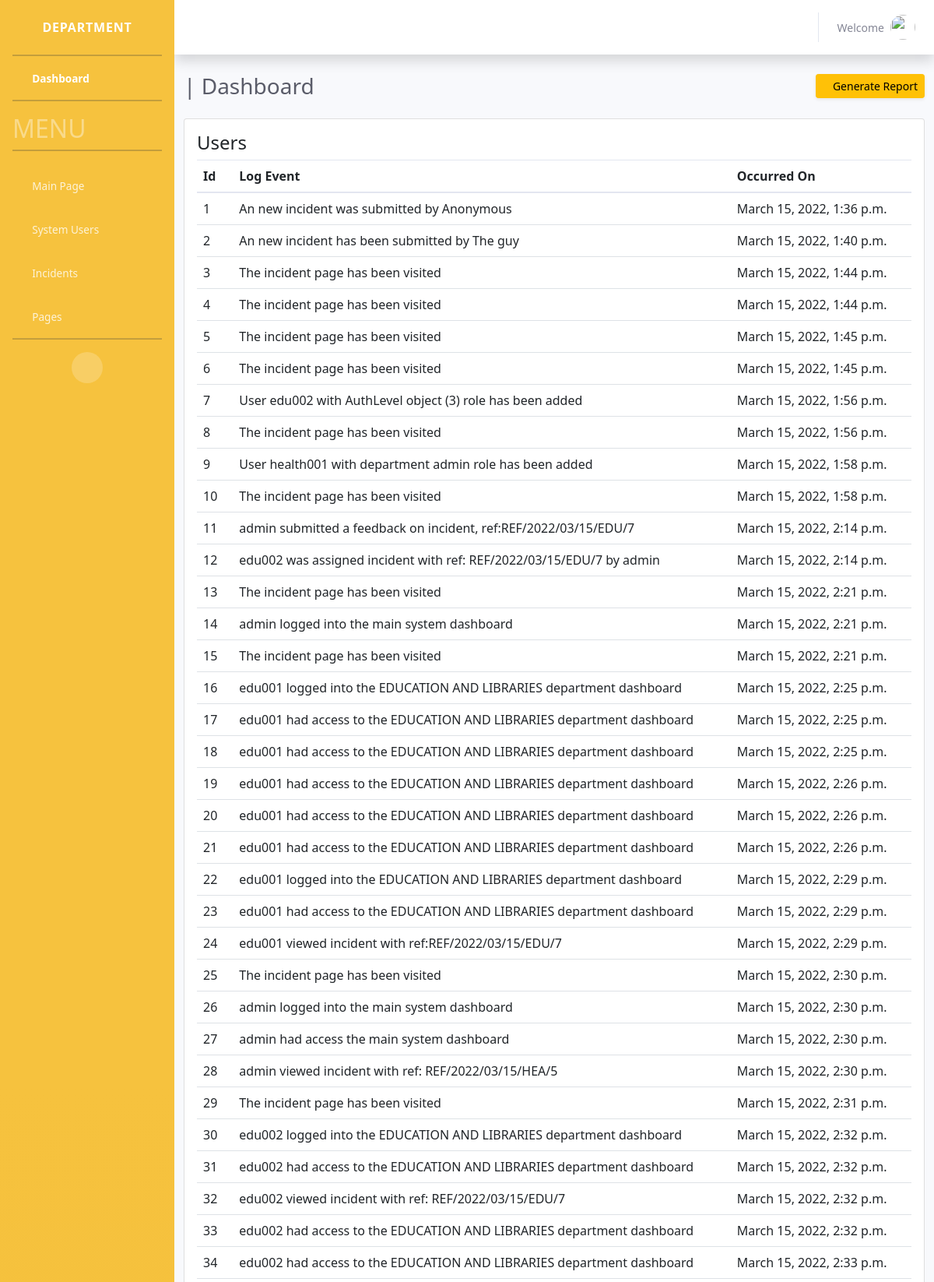
/logs/ (upper part), run on the app's committed database.
### incidents/models.py (models this page shows)
class Logs(models.Model):
	performed_by = models.ForeignKey(Users, on_delete=models.DO_NOTHING, null=True)
	event = models.CharField(max_length=200)
	event_type = models.CharField(max_length=10, default='system log')
	page = models.CharField(max_length=10, blank=True, null=True)
	occurred_on = models.DateTimeField(default=django.utils.timezone.now)

### incidents/views.py (the view)
# urls.py: path('logs/', views.view_logs),
def view_logs(request):
    logs = Logs.objects.all()
    return render(request, 'cpccs/super-admin/logs.html')

### incidents/context_processors.py (called while the page is built)
def data(request):
	incidents = Incidents.objects.all()
	departments = Departments.objects.all()
	users = Users.objects.all()
	feedback = Feedback.objects.all()
	user_group = AuthLevel.objects.all()
	logs = Logs.objects.all()
	data = {
		'incidents': incidents,
		'departments': departments,
		'users': users,
		'feedback': feedback,
		'levels': user_group,
		'logs': logs,
		'current_date': django.utils.timezone.now()
	}
	return data

### incidents/templates/cpccs/super-admin/logs.html (shortened to what this page needs)
{% extends 'cpccs/super-admin/main.html' %}
{% block content %}
{% load static %}
            <div class="row">
              <div class="col-xl-12 col-lg-12 col-md-12 col-xs-12">
                <div class="card">
                  <div class="card-body">
                    <h4 class="card-title">Users</h4>
                    <div class="table-responsive">
                      <table class="table">
                        <thead>
                          <th>Id</th>
                          <th>Log Event</th>
                          <th>Occurred On</th>
                        </thead>
                        <tbody>
                          {% for log in logs %}
                          <tr>
                            <td>{{ log.id }}</td>
                            <td>{{ log.event }}</td>
                            <td>{{ log.occurred_on }}</td>
                          </tr>
                          {% endfor %}
                        </tbody>
                      </table>
                    </div>
                  </div>
                </div>
              </div>
            </div>
            <br />
{% endblock %}

### incidents/templates/cpccs/super-admin/main.html (shortened to what this page needs)
<!DOCTYPE html>
<html lang="en">
  <head>
    {% load static %}
    <link
      rel="stylesheet"
      type="text/css"
      href="{% static 'base_admin/css/all.min.css' %}"
    />
    <link
      rel="stylesheet"
      type="text/css"
      href="{% static 'base_admin/css/admin.min.css' %}"
    />
    <link
      rel="stylesheet"
      type="text/css"
      href="{% static 'base_admin/css/style.css' %}"
    />
    <link
      rel="stylesheet"
      type="text/css"
      href="{% static 'styles/css/bootstrap.min.css' %}"
    />
  </head>
  <body id="page-top">
    <div id="wrapper">
      <ul
        class="navbar-nav bg-gradient-warning sidebar sidebar-dark accordion"
        id="accordionSidebar"
      >
        <a
          class="sidebar-brand d-flex align-items-center justify-content-center"
          href="index.html"
        >
          <div class="sidebar-brand-text mx-3">Department</div>
        </a>
        <hr class="sidebar-divider my-0" />
        <li class="nav-item active">
          <a class="nav-link" href="">
            <i class="fas fa-fw fa-tachometer-alt"></i>
            <span>Dashboard</span></a
          >
        </li>
        <hr class="sidebar-divider" />
        <div class="sidebar-heading"><h2>Menu</h2></div>
        <hr class="sidebar-divider" />
{% block navmenu %}
        <li class="nav-item">
          <a
            class="nav-link collapsed"
            href="/main-dashboard/{{ user.user_name }}/{{ session }}/"
            aria-expanded="true"
          >
            <i class="fas fa-fw fa-folder"></i>
            <span>Main Page</span>
          </a>
        </li>
        <li class="nav-item">
          <a
            class="nav-link collapsed"
            href="#"
            data-toggle="collapse"
            data-target="#collapseUsers"
            aria-expanded="true"
            aria-controls="collapseUsers"
          >
            <i class="fas fa-fw fa-folder"></i>
            <span>System Users</span>
          </a>
        </li>
        <li class="nav-item">
          <a
            class="nav-link collapsed"
            href="#"
            data-toggle="collapse"
            data-target="#collapseIncidents"
            aria-expanded="true"
            aria-controls="collapseIncidents"
          >
            <i class="fas fa-fw fa-folder"></i>
            <span>Incidents</span>
          </a>
        </li>
        <li class="nav-item">
          <a
            class="nav-link collapsed"
            href="#"
            data-toggle="collapse"
            data-target="#collapsePages"
            aria-expanded="true"
            aria-controls="collapsePages"
          >
            <i class="fas fa-fw fa-folder"></i>
            <span>Pages</span>
          </a>
        </li>
        <hr class="sidebar-divider d-none d-md-block" />
        <div class="text-center d-none d-md-inline">
          <button class="rounded-circle border-0" id="sidebarToggle"></button>
        </div>
      </ul>
{% endblock %}
      <div id="content-wrapper" class="d-flex flex-column">
        <div id="content">
          <nav
            class="
              navbar navbar-expand navbar-light
              bg-white
              topbar
              mb-4
              static-top
              shadow
            "
          >
            <ul class="navbar-nav ml-auto">
              <li class="nav-item dropdown no-arrow">
                <a
                  class="nav-link dropdown-toggle"
                  href="#"
                  id="userDropdown"
                  role="button"
                  data-toggle="dropdown"
                  aria-haspopup="true"
                  aria-expanded="false"
                >
                  <span class="mr-2 d-none d-lg-inline text-gray-600 small"
                    >Welcome {{ user.user_name }}</span
                  >
                  <img
                    class="img-profile rounded-circle"
                    src="{% static '/vendor/res/undraw_profile.svg' %}"
                  />
                </a>
              </li>
            </ul>
          </nav>
          <div class="container-fluid">
            <div
              class="d-sm-flex align-items-center justify-content-between mb-4"
            >
            {% if user.level.name == 'super admin' %}
              <h1 class="h3 mb-0 text-gray-800">Main Admin | Dashboard</h1>
            {% elif user.level.name != 'super admin' %}
              <h1 class="h3 mb-0 text-gray-800">{{ user.department.department_name }} | Dashboard</h1>
            {% endif %}
              <a
                href="/report/"
                class="
                  d-none d-sm-inline-block
                  btn btn-sm btn-warning
                  shadow-sm
                "
                ><i class="fas fa-download fa-sm text-white-50"></i> Generate
                Report</a
              >
            </div>
{% block details %}
{% block content %}{% endblock %}
          </div>
        </div>
{% endblock %}
      </div>
    </div>
  </body>
</html>

### data on the page
Logs: id "1", event "An new incident was submitted by Anonymous", occurred_on "March 15, 2022, 1:36 p.m."
Logs: id "2", event "An new incident has been submitted by The guy", occurred_on "March 15, 2022, 1:40 p.m."
Logs: id "3", event "The incident page has been visited", occurred_on "March 15, 2022, 1:44 p.m."
Logs: id "4", event "The incident page has been visited", occurred_on "March 15, 2022, 1:44 p.m."
Logs: id "5", event "The incident page has been visited", occurred_on "March 15, 2022, 1:45 p.m."
Logs: id "6", event "The incident page has been visited", occurred_on "March 15, 2022, 1:45 p.m."
Logs: id "7", event "User edu002 with AuthLevel object (3) role has been added", occurred_on "March 15, 2022, 1:56 p.m."
Logs: id "8", event "The incident page has been visited", occurred_on "March 15, 2022, 1:56 p.m."
Logs: id "9", event "User health001 with department admin role has been added", occurred_on "March 15, 2022, 1:58 p.m."
Logs: id "10", event "The incident page has been visited", occurred_on "March 15, 2022, 1:58 p.m."
Logs: id "11", event "admin submitted a feedback on incident, ref:REF/2022/03/15/EDU/7", occurred_on "March 15, 2022, 2:14 p.m."
Logs: id "12", event "edu002 was assigned incident with ref: REF/2022/03/15/EDU/7 by admin", occurred_on "March 15, 2022, 2:14 p.m."
Logs: id "13", event "The incident page has been visited", occurred_on "March 15, 2022, 2:21 p.m."
Logs: id "14", event "admin logged into the main system dashboard", occurred_on "March 15, 2022, 2:21 p.m."
Logs: id "15", event "The incident page has been visited", occurred_on "March 15, 2022, 2:21 p.m."
Logs: id "16", event "edu001 logged into the EDUCATION AND LIBRARIES department dashboard", occurred_on "March 15, 2022, 2:25 p.m."
Logs: id "17", event "edu001 had access to the EDUCATION AND LIBRARIES department dashboard", occurred_on "March 15, 2022, 2:25 p.m."
Logs: id "18", event "edu001 had access to the EDUCATION AND LIBRARIES department dashboard", occurred_on "March 15, 2022, 2:25 p.m."
Logs: id "19", event "edu001 had access to the EDUCATION AND LIBRARIES department dashboard", occurred_on "March 15, 2022, 2:26 p.m."
Logs: id "20", event "edu001 had access to the EDUCATION AND LIBRARIES department dashboard", occurred_on "March 15, 2022, 2:26 p.m."
Logs: id "21", event "edu001 had access to the EDUCATION AND LIBRARIES department dashboard", occurred_on "March 15, 2022, 2:26 p.m."
Logs: id "22", event "edu001 logged into the EDUCATION AND LIBRARIES department dashboard", occurred_on "March 15, 2022, 2:29 p.m."
Logs: id "23", event "edu001 had access to the EDUCATION AND LIBRARIES department dashboard", occurred_on "March 15, 2022, 2:29 p.m."
Logs: id "24", event "edu001 viewed incident with ref:REF/2022/03/15/EDU/7", occurred_on "March 15, 2022, 2:29 p.m."
Logs: id "25", event "The incident page has been visited", occurred_on "March 15, 2022, 2:30 p.m."
Logs: id "26", event "admin logged into the main system dashboard", occurred_on "March 15, 2022, 2:30 p.m."
Logs: id "27", event "admin had access the main system dashboard", occurred_on "March 15, 2022, 2:30 p.m."
Logs: id "28", event "admin viewed incident with ref: REF/2022/03/15/HEA/5", occurred_on "March 15, 2022, 2:30 p.m."
Logs: id "29", event "The incident page has been visited", occurred_on "March 15, 2022, 2:31 p.m."
Logs: id "30", event "edu002 logged into the EDUCATION AND LIBRARIES department dashboard", occurred_on "March 15, 2022, 2:32 p.m."
Logs: id "31", event "edu002 had access to the EDUCATION AND LIBRARIES department dashboard", occurred_on "March 15, 2022, 2:32 p.m."
Logs: id "32", event "edu002 viewed incident with ref: REF/2022/03/15/EDU/7", occurred_on "March 15, 2022, 2:32 p.m."
Logs: id "33", event "edu002 had access to the EDUCATION AND LIBRARIES department dashboard", occurred_on "March 15, 2022, 2:32 p.m."
Logs: id "34", event "edu002 had access to the EDUCATION AND LIBRARIES department dashboard", occurred_on "March 15, 2022, 2:33 p.m."
